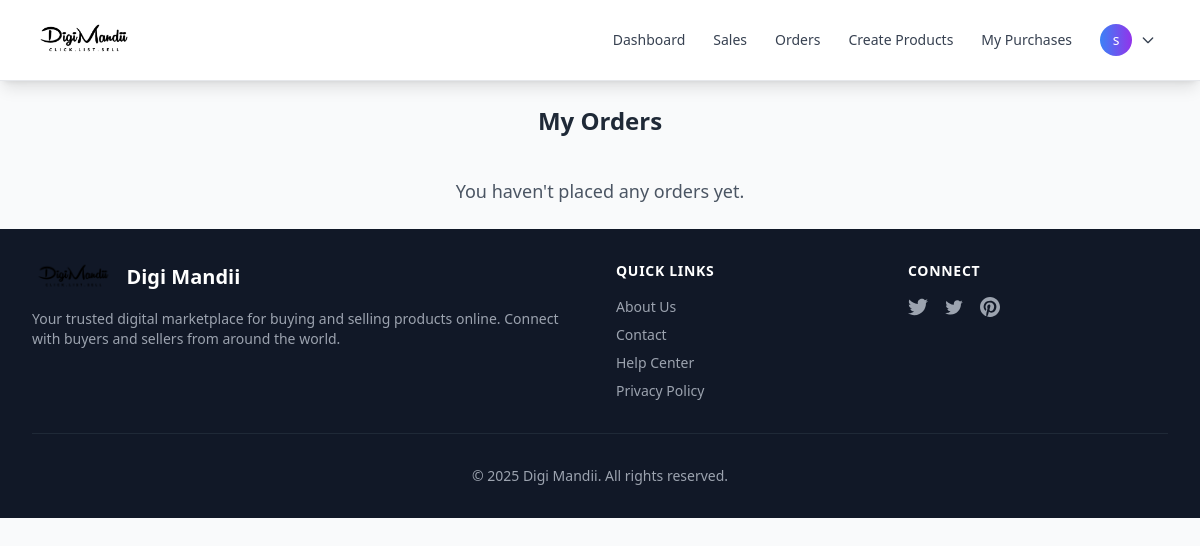
The page /my-orders/ (signed in) on the database as committed earlier.
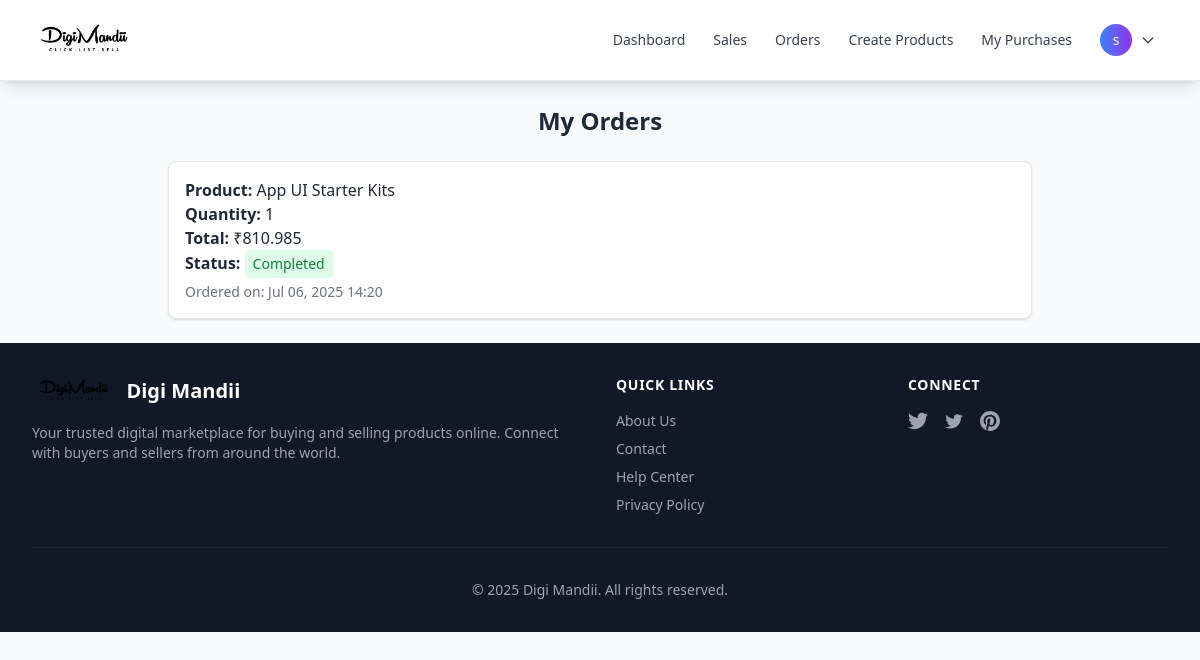
The same page on the database as committed later.
### mandii/models.py (models this page shows, shortened)
class OrderDetail(models.Model):
    user = models.ForeignKey(User, on_delete=models.CASCADE, related_name='orders', null=True, blank=True)
    customer_email = models.EmailField()
    product = models.ForeignKey(Product, on_delete=models.CASCADE)
    quantity = models.PositiveIntegerField(default=1)
    shipping_cost = models.FloatField(default=0.0)
    total_amount = models.FloatField(default=0.0)
    amount = models.IntegerField(help_text="Amount in paise")
    razorpay_order_id = models.CharField(max_length=200, unique=True, blank=True, null=True)
    razorpay_payment_id = models.CharField(max_length=200, blank=True, null=True)
    razorpay_signature = models.CharField(max_length=500, blank=True, null=True)
    has_paid = models.BooleanField(default=False)
    payment_status = models.CharField(
        max_length=20,
        choices=[
            ('pending', 'Pending'),
            ('completed', 'Completed'),
            ('failed', 'Failed'),
            ('refunded', 'Refunded'),
        ],
        default='pending'
    )
    failure_reason = models.CharField(max_length=500, blank=True, null=True)
    created_on = models.DateTimeField(auto_now_add=True)
    updated_on = models.DateTimeField(auto_now=True)
    class Meta:
        ordering = ['-created_on']

class Product(models.Model):
    seller = models.ForeignKey(User, on_delete=models.CASCADE, related_name='products')
    name = models.CharField(max_length=100)
    description = models.CharField(max_length=200)
    price = models.DecimalField(max_digits=10, decimal_places=2, validators=[MinValueValidator(Decimal('0.01'))])
    file = models.FileField(upload_to='uploads')
    is_active = models.BooleanField(default=True)
    created_on = models.DateTimeField(auto_now_add=True)
    updated_on = models.DateTimeField(auto_now=True)
    class Meta:
        ordering = ['-created_on']

### mandii/views.py (the view)
# urls.py: path('my-orders/', views.my_orders_view, name='my_orders'),
@login_required
def my_orders_view(request):
    print(f"Current user: {request.user}")
    print(f"User email: {request.user.email}")
    print(f"User ID: {request.user.id}")
    orders = OrderDetail.objects.filter(user=request.user).order_by('-created_on')
    print(f"Orders found: {orders.count()}")
    orders_by_email = OrderDetail.objects.filter(customer_email=request.user.email)
    print(f"Orders by email: {orders_by_email.count()}")
    return render(request, 'mandii/my_orders.html', {'orders': orders})

### mandii/templates/mandii/my_orders.html
{% extends 'mandii/base.html' %}
{% block body %}
<div class="max-w-4xl mx-auto px-4 py-6">
    <h2 class="text-2xl font-semibold mb-6 text-center text-gray-800">My Orders</h2>
    {% if orders %}
        <div class="space-y-4">
            {% for order in orders %}
                <div class="p-4 border border-gray-200 rounded-lg shadow bg-white">
                    <p><strong>Product:</strong> {{ order.product.name }}</p>
                    <p><strong>Quantity:</strong> {{ order.quantity }}</p>
                    <p><strong>Total:</strong> ₹{{ order.total_amount }}</p>
                    <p><strong>Status:</strong>
                        {% if order.payment_status|lower == "completed" %}
                            <span class="inline-block bg-green-100 text-green-700 px-2 py-1 rounded text-sm font-medium">
                                {{ order.payment_status|title }}
                            </span>
                        {% elif order.payment_status|lower == "failed" %}
                            <span class="inline-block bg-red-100 text-red-700 px-2 py-1 rounded text-sm font-medium">
                                {{ order.payment_status|title }}
                            </span>
                        {% elif order.payment_status|lower == "refunded" %}
                            <span class="inline-block bg-blue-100 text-blue-700 px-2 py-1 rounded text-sm font-medium">
                                {{ order.payment_status|title }}
                            </span>
                        {% else %}
                            <span class="inline-block bg-yellow-100 text-yellow-700 px-2 py-1 rounded text-sm font-medium">
                                {{ order.payment_status|title }}
                            </span>
                        {% endif %}
                    </p>
                    <p class="text-sm text-gray-500 mt-1">Ordered on: {{ order.created_on|date:"M d, Y H:i" }}</p>
                </div>
            {% endfor %}
        </div>
    {% else %}
        <p class="text-center text-gray-600 text-lg mt-10">You haven't placed any orders yet.</p>
    {% endif %}
</div>
{% endblock %}

Rows that differ between the two databases and show on the page:
added OrderDetail: product.name "App UI Starter Kits", quantity "1", total_amount "810.985", payment_status "Completed", created_on "Jul 06, 2025 14:20"
Other text that changed with them:
text no longer shown: "You haven't placed any orders yet."
